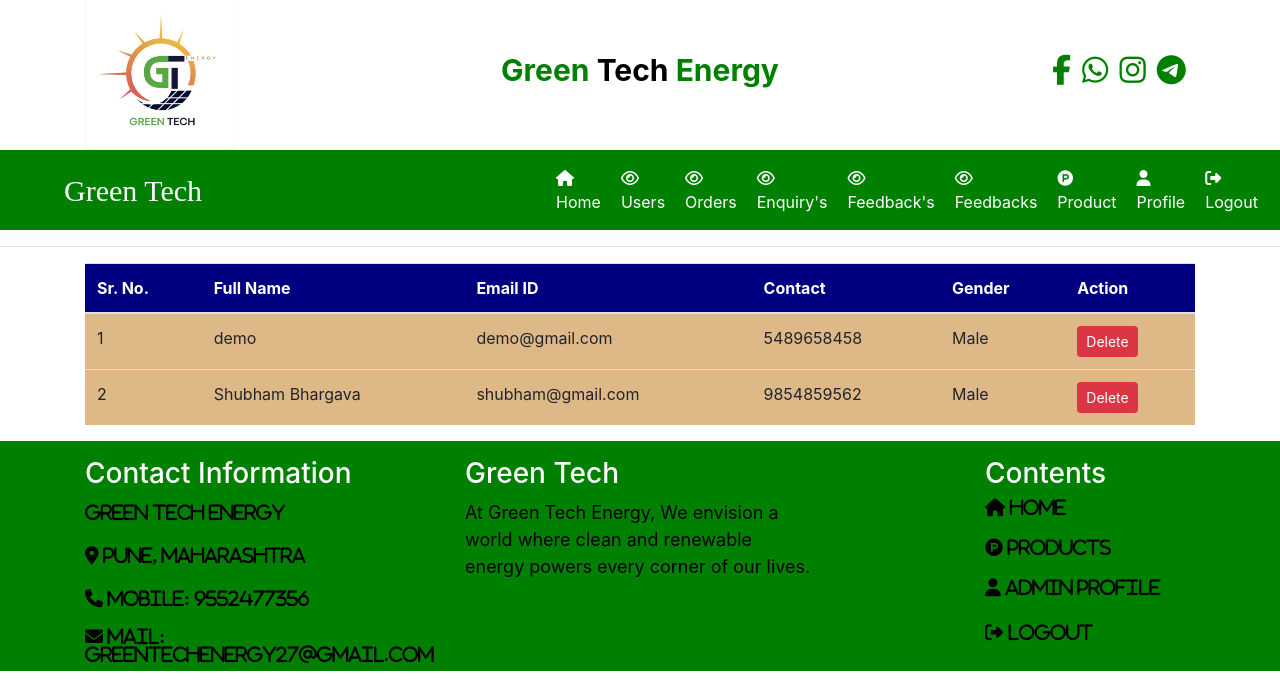
The page /admin_view_user (signed in) on the database as committed earlier.
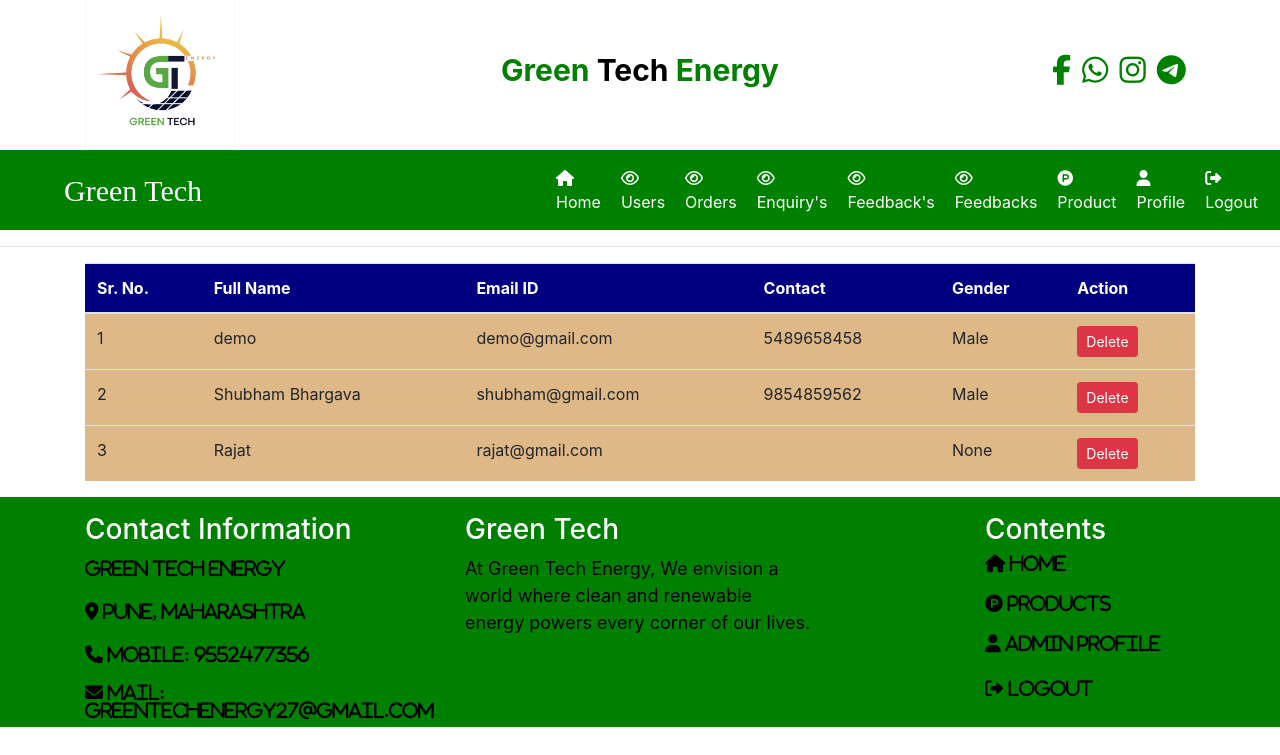
The same page on the database as committed later.
### core/models.py (models this page shows, shortened)
class CustomerLogin(models.Model):
   user = models.ForeignKey(User, on_delete=models.CASCADE)
   email = models.CharField(max_length=100)
   contact_number = models.CharField(max_length=15)
   gender = models.CharField(max_length=15, null=True)
   type = models.CharField(max_length=15, null=True)

### core/views.py (the view)
# urls.py: path('admin_view_user', admin_view_user, name="admin_view_user"),
def admin_view_user(request):
    if not request.user.is_authenticated:
        return redirect('admin_login')
    data = CustomerLogin.objects.all()
    d = {'data': data}
    return render(request, 'admin_view_user.html', d)

### core/templates/admin_view_user.html
{% extends 'admin_home.html' %}
{% load static %}
{% block main-content%}
<hr>
<div class="container">
<table class="table table-hover" id="example">
    <thead>
    <tr style="background-color: #000080; color:white">
        <th>Sr. No.</th>
        <th>Full Name</th>
        <th>Email ID</th>
        <th>Contact</th>
        <th>Gender</th>
        <th>Action</th>
    </tr>
    </thead>
    <tbody>
    {% for i in data %}
    <tr style="background-color: #DEB887 ">
        <td>{{forloop.counter}}</td>
        <td>{{i.user.first_name}} {{i.user.last_name}}</td>
        <td>{{i.user.email}}</td>
        <td>{{i.contact_number}}</td>
        <td>{{i.gender}}</td>
        <td><a href="{% url 'delete_user' i.user.id %}" class="btn btn-danger btn-sm" onclick="return confirm('Are you Sure??')">Delete</a></td>
    </tr>
    {% endfor %}
    </tbody>
</table>
</div>
{% endblock main-content%}

Rows that differ between the two databases and show on the page:
added CustomerLogin: user.first_name "Rajat", user.email "rajat@gmail.com", gender "None"
